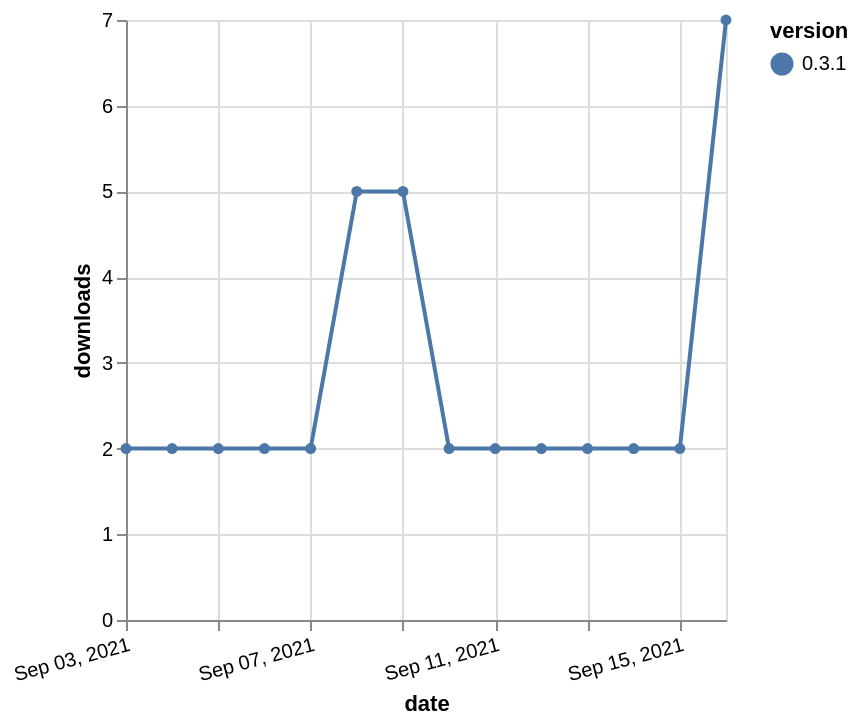

Here is the Vega-Lite specification saved for this chart:
### Vega-Lite specification from a JSON file in a GitHub repository (floating-point values rounded to 4 significant figures)
{"$schema": "https://vega.github.io/schema/vega-lite/v5.json", "description": "A simple bar chart with embedded data.", "data": {"values": [{"date": "2021-09-03", "total": 3273, "delta": 2, "version": "0.3.1"}, {"date": "2021-09-04", "total": 3275, "delta": 2, "version": "0.3.1"}, {"date": "2021-09-05", "total": 3277, "delta": 2, "version": "0.3.1"}, {"date": "2021-09-06", "total": 3279, "delta": 2, "version": "0.3.1"}, {"date": "2021-09-07", "total": 3281, "delta": 2, "version": "0.3.1"}, {"date": "2021-09-08", "total": 3286, "delta": 5, "version": "0.3.1"}, {"date": "2021-09-09", "total": 3291, "delta": 5, "version": "0.3.1"}, {"date": "2021-09-10", "total": 3293, "delta": 2, "version": "0.3.1"}, {"date": "2021-09-11", "total": 3295, "delta": 2, "version": "0.3.1"}, {"date": "2021-09-12", "total": 3297, "delta": 2, "version": "0.3.1"}, {"date": "2021-09-13", "total": 3299, "delta": 2, "version": "0.3.1"}, {"date": "2021-09-14", "total": 3301, "delta": 2, "version": "0.3.1"}, {"date": "2021-09-15", "total": 3303, "delta": 2, "version": "0.3.1"}, {"date": "2021-09-16", "total": 3310, "delta": 7, "version": "0.3.1"}]}, "width": "container", "mark": {"type": "line", "point": {"filled": true}}, "encoding": {"x": {"field": "date", "type": "temporal", "timeUnit": "yearmonthdate", "title": "date", "axis": {"labelAngle": -15}}, "y": {"field": "delta", "type": "quantitative", "title": "downloads"}, "color": {"field": "version", "type": "nominal"}, "tooltip": {"field": "delta"}}}
